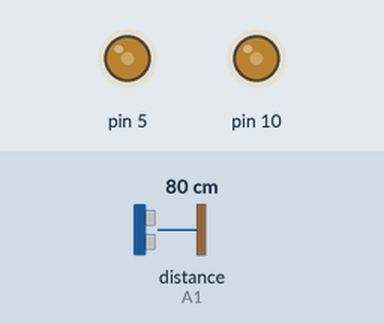
Bench run of a sketch on a simulated Arduino Uno, built with avr-gcc and run on an emulated ATmega328P. On the bench: output pins drawn as LEDs (lit = HIGH). The test bench sets the inputs (shaded band); at power-on: distance to the obstacle (sensor on A1) 80 cm. The echo pulse lasts 58.3 µs per cm.

Above: at 0.1 s.
Timing chart, 0 to 1.6 s (numbered marks = the images above):
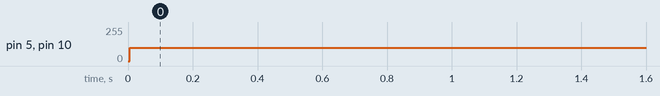

Measured:
- by itself, pin 5, pin 10: 0/255 → 100/255 at 0.01 s

The sketch:

PRJ.ino
```cpp
#include "engine.h"
#include <HCSR04.h>

HCSR04 hc(A0,A1);//initialisation class HCSR04 (trig pin , echo pin)

engine e(5, 6, 7, 8, 9, 10);

void setup() {
}

void loop() {
  e.speed = 100;
  if (hc.dist() > 10) {
    e.forward();
  }
  else
  {
    e.left();
  }
}
```

engine.cpp
```cpp
#include "arduino.h"
#include "engine.h"

engine::engine(int pena, int pin1, int pin2, int pin3, int pin4, int penb)
{
    ena = pena;
    in1 = pin1;
    in2 = pin2;
    in3 = pin3;
    in4 = pin4;
    enb = penb;
    speed = 255;
}

engine::~engine()
{
    pinMode(ena, OUTPUT); // pin de sortie.
    pinMode(in1, OUTPUT);
    pinMode(in2, OUTPUT);
    pinMode(enb, OUTPUT);
    pinMode(in3, OUTPUT);
    pinMode(in4, OUTPUT);
}

void engine::forward() // faire avancer le véhicule.
{
    ml(true);
    mr(true);
    delay(50);
}

void engine::back() // faire reculer le véhicule.
{
    ml(false);
    mr(false);
    delay(50);
}

void engine::ml(bool dir) //roues gauches
{
    analogWrite(ena, speed);
    if (dir)
    {
        digitalWrite(in1, HIGH);
        digitalWrite(in2, LOW);
    }
    else
    {
        digitalWrite(in1, LOW);
        digitalWrite(in2, HIGH);
    }
}
void engine::mr(bool dir) //roues droites
{
    analogWrite(enb, speed);
    if (dir)
    {
        digitalWrite(in3, HIGH);
        digitalWrite(in4, LOW);
    }
    else
    {
        digitalWrite(in3, LOW);
        digitalWrite(in4, HIGH);
    }
}

void engine::stop(){
  digitalWrite(ena, LOW);
  digitalWrite(in1, LOW);
  digitalWrite(in2, LOW);
  digitalWrite(in3, LOW);
  digitalWrite(in4, LOW);
  digitalWrite(enb, LOW);
  delay(5);
}

void engine::left() // tourner à gauche
{
    ml(false);
    mr(true);
    delay(50);
}

void engine::right() // tourner à droite
{
    ml(true);
    mr(false);
    delay(50);
}
```

engine.h
```cpp
#pragma one

class engine
{
private:
    int ena;
    int in1; int in2; int in3; int in4; int enb;
    void ml(bool dir);
    void mr(bool dir);


public:
    int speed;
    engine(int pena,int pin1, int pin2, int pin3, int pin4, int penb);
    ~engine();
    void stop();
    void forward();
    void back();
    void left();
    void right();
    // analogWrite()
};
```
